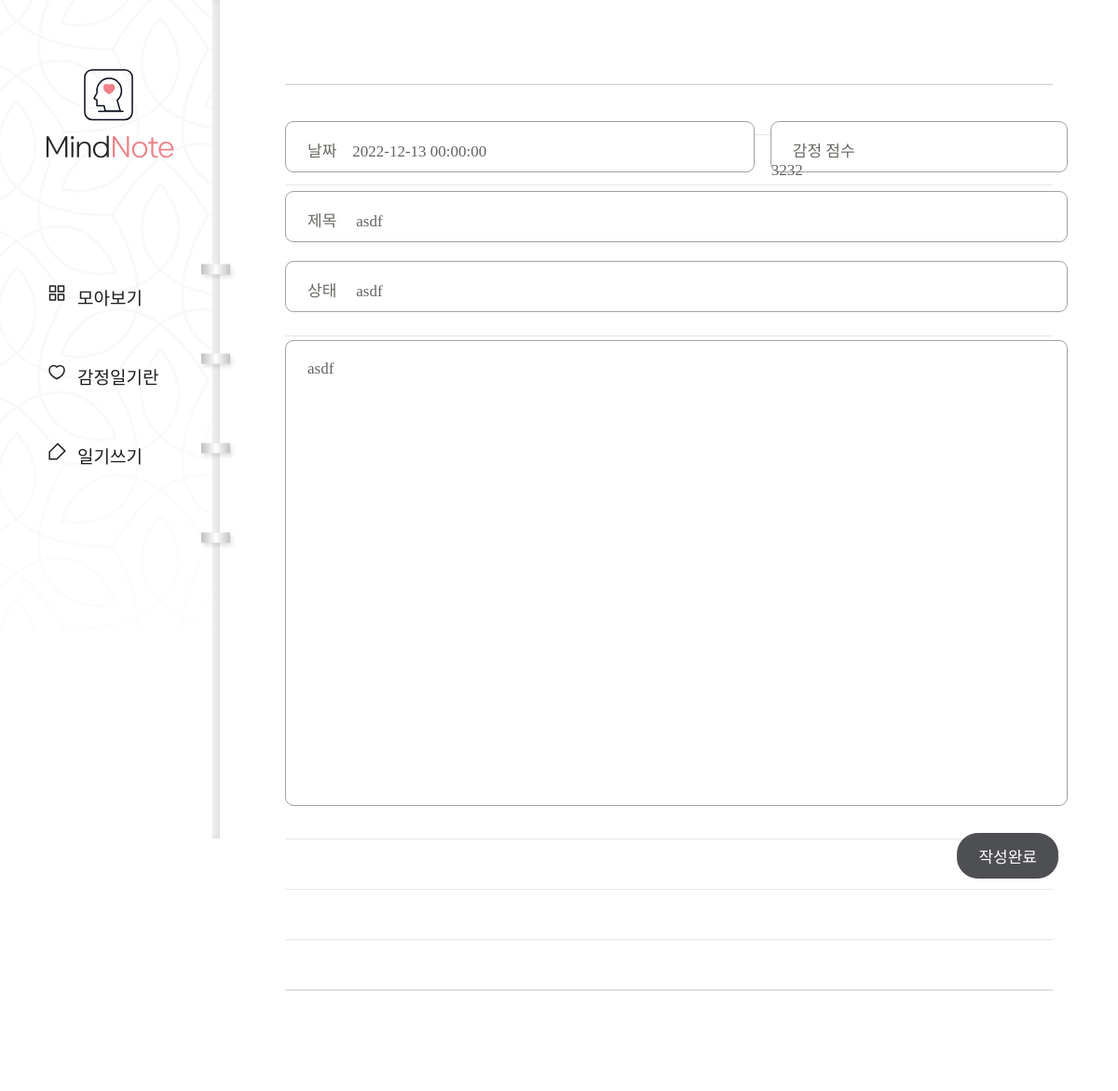
The page /diary/page/5/edit/ on the database its author committed.
### diary/models.py (models this page shows, shortened)
class Page(models.Model):
    title = models.CharField(max_length=100, validators=[validate_no_hash])
    content = models.TextField(validators=[validate_no_hash])
    feeling = models.CharField(max_length=80, validators=[validate_no_hash, validate_no_numbers])
    score = models.IntegerField(validators=[validate_score])
    dt_created = models.DateTimeField()

### diary/views.py (the view)
# urls.py: path('diary/page/<int:page_id>/edit/', views.page_update, name='page-update'),
def page_update(request, page_id):
    object = Page.objects.get(id=page_id)
    if request.method == 'POST':
        form = PageForm(request.POST, instance=object)
        if form.is_valid():
            form.save()
            return redirect('page-detail', page_id=object.id)
    else:
        form = PageForm(instance=object)
    return render(request, 'diary/page_form.html', {'form': form})

### diary/forms.py
class PageForm(forms.ModelForm):
    class Meta:
        model = Page
        fields = ['title', 'content', 'feeling', 'score', 'dt_created']

### diary/templates/diary/page_form.html (shortened to what this page needs)
{% extends './base.html' %}
{% block content %}
<div class="wrap-post">
    <form method="post">{% csrf_token %}
        <div class="editor">
            <div class="input input-date"><p>날짜</p>{{form.dt_created}}</div>
            <div class="input input-score">
                <p>감정 점수</p>
                {{form.score}}
            </div>
            <div class="input input-title">
                <p>제목</p>
                {{form.title}}
            </div>
            <div class="input input-state">
                <p>상태</p>
                {{form.feeling}}
            </div>
            {{form.content}}
            <div class="post-btn">
                <input type="submit" value="작성완료">
            </div>
        </div>
    </form>
</div>
{% endblock content %}

### diary/static/diary/css/styles.css (style rules this page uses)
h1,h2,h3,p,a,ul,li { margin: 0; padding: 0; font-family: 'NanumSquare'; list-style: none; text-decoration: none; outline: none; }
html { position: relative; min-height: 100%; margin: 0; }
body { margin: 0; padding: 0; -webkit-font-smoothing: antialiased; -moz-osx-font-smoothing: auto; }
.wrap-post { padding-left: 236px; padding-top: 10px; padding-bottom: 50px; }
form { margin: 0 70px; padding-top: 120px; padding-bottom: 200px; background: url(../image/note-bg.svg) repeat-x center/1535px 974px; }
.editor { overflow: hidden; width: 840px; margin: 0 auto; }
.input { position: relative; height: 55px; margin-bottom: 20px; border: solid 1px #a3a0a0; border-radius: 9px; background: #fff; box-sizing: border-box; }
.input-date { float: left; width: 60%; }
.input-score { float: right; width: 38%; }
.input-title { float: left; width: 100%; }
.input-state { float: left; width: 100%; margin-bottom: 30px; }
.input p { display: inline-block; padding-top: 17px; padding-left: 23px; padding-right: 17px; font-family: 'NanumSquare'; color: #696862; font-size: 17px; }
.input-title input { width: 750px; }
.input-state input { width: 750px; }
input { padding: 0; font-family: 'NanumBarunpen'; color: #636363; font-size: 17px; background-color: transparent; border: none; box-sizing: border-box; }
textarea { width: 100%; height: 500px; padding: 20px 23px 30px 23px; font-family: 'NanumBarunpen'; color: #636363; font-size: 17px; border: solid 1px #a3a0a0; border-radius: 9px; box-sizing: border-box; resize: none; }
input::placeholder,textarea::placeholder { color: #bcbbb6; }
.post-btn { overflow: hidden; margin-top: 25px; }
input[type="submit"] { float: right; padding: 11px 22px; margin-right: 10px; font-family: 'NanumSquare'; color: #fff; font-size: 17px; background-color: #4e4f53; border: solid 1px #4e4f53; border-radius: 22.5px; cursor: pointer; }

### rows shown on the page
Page: dt_created "2022-12-13 00:00:00", score "3232", title "asdf", feeling "asdf", content "asdf"
